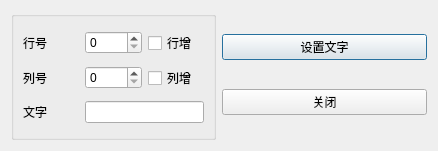
<?xml version="1.0" encoding="UTF-8"?>
<ui version="4.0">
 <class>TDialogLocate</class>
 <widget class="QDialog" name="TDialogLocate">
  <property name="geometry">
   <rect>
    <x>0</x>
    <y>0</y>
    <width>438</width>
    <height>151</height>
   </rect>
  </property>
  <property name="windowTitle">
   <string>Dialog</string>
  </property>
  <layout class="QHBoxLayout" name="horizontalLayout">
   <item>
    <widget class="QGroupBox" name="groupBox">
     <property name="title">
      <string/>
     </property>
     <layout class="QGridLayout" name="gridLayout">
      <item row="0" column="0">
       <widget class="QLabel" name="label">
        <property name="text">
         <string>行号</string>
        </property>
       </widget>
      </item>
      <item row="0" column="1">
       <widget class="QSpinBox" name="spinRow"/>
      </item>
      <item row="0" column="2">
       <widget class="QCheckBox" name="chkRowInc">
        <property name="text">
         <string>行增</string>
        </property>
       </widget>
      </item>
      <item row="1" column="0">
       <widget class="QLabel" name="label_2">
        <property name="text">
         <string>列号</string>
        </property>
       </widget>
      </item>
      <item row="1" column="1">
       <widget class="QSpinBox" name="spinCol"/>
      </item>
      <item row="1" column="2">
       <widget class="QCheckBox" name="chkColInc">
        <property name="text">
         <string>列增</string>
        </property>
       </widget>
      </item>
      <item row="2" column="0">
       <widget class="QLabel" name="label_3">
        <property name="text">
         <string>文字</string>
        </property>
       </widget>
      </item>
      <item row="2" column="1" colspan="2">
       <widget class="QLineEdit" name="lineEdit"/>
      </item>
     </layout>
    </widget>
   </item>
   <item>
    <layout class="QVBoxLayout" name="verticalLayout">
     <item>
      <widget class="QPushButton" name="btnOk">
       <property name="text">
        <string>设置文字</string>
       </property>
       <property name="icon">
        <iconset resource="res.qrc">
         <normaloff>:/images/images/506.bmp</normaloff>:/images/images/506.bmp</iconset>
       </property>
      </widget>
     </item>
     <item>
      <widget class="QPushButton" name="btnCancel">
       <property name="text">
        <string>关闭</string>
       </property>
       <property name="icon">
        <iconset resource="res.qrc">
         <normaloff>:/images/images/132.bmp</normaloff>:/images/images/132.bmp</iconset>
       </property>
      </widget>
     </item>
    </layout>
   </item>
  </layout>
 </widget>
 <resources>
  <include location="res.qrc"/>
 </resources>
 <connections>
  <connection>
   <sender>btnCancel</sender>
   <signal>clicked()</signal>
   <receiver>TDialogLocate</receiver>
   <slot>close()</slot>
   <hints>
    <hint type="sourcelabel">
     <x>302</x>
     <y>201</y>
    </hint>
    <hint type="destinationlabel">
     <x>199</x>
     <y>149</y>
    </hint>
   </hints>
  </connection>
 </connections>
</ui>
